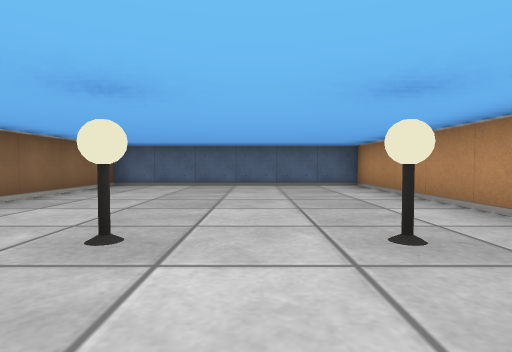
view 1 (above)

12 first-person views from a walk through a cub3D maze. The camera is about half as high as the walls, tilts 2° down and sees 80° across. The floor is counted in squares. Each view is taken from the middle of a square. On the plan, view 1 faces up. The plan holds only what a view shows up to about 9 squares ahead; the rest is blank.

view 2
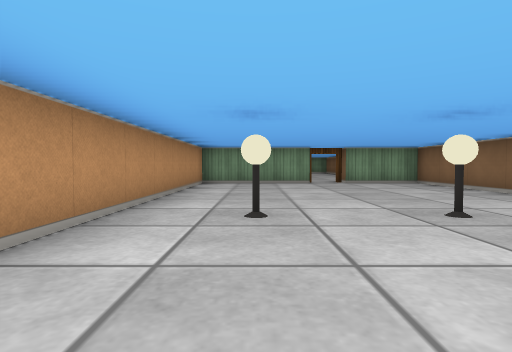

view 3
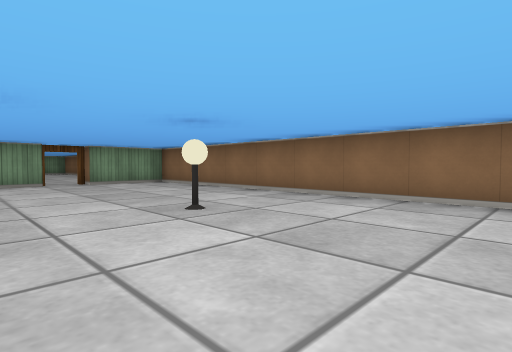

view 4
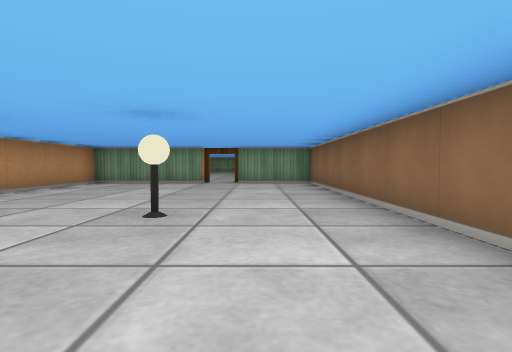

view 5
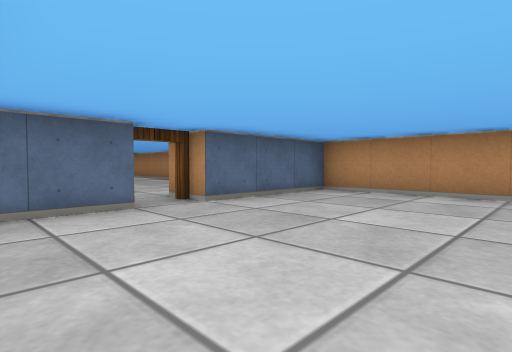

view 6
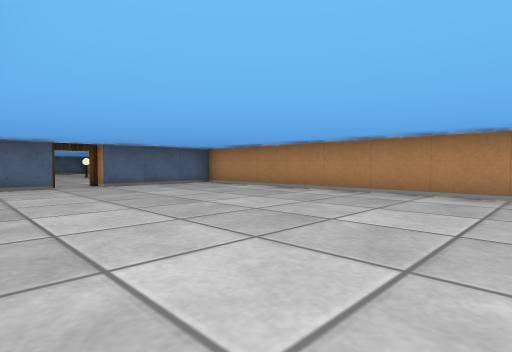

view 7
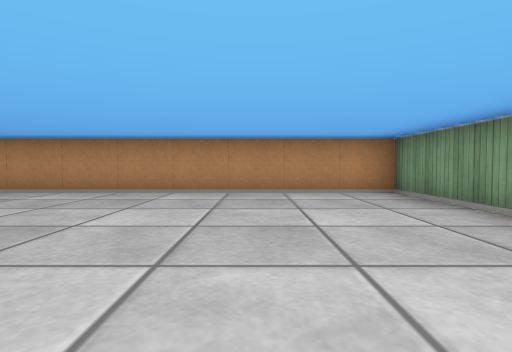

view 8
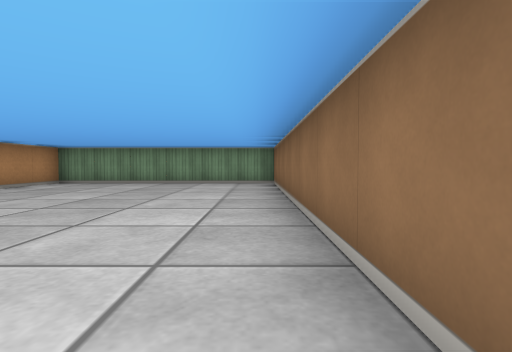

view 9
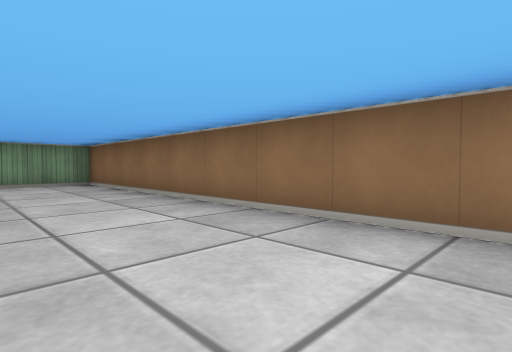

view 10
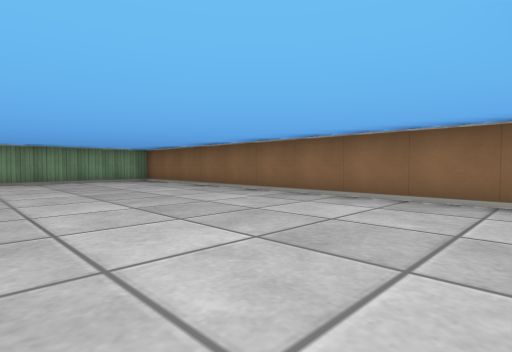

view 11
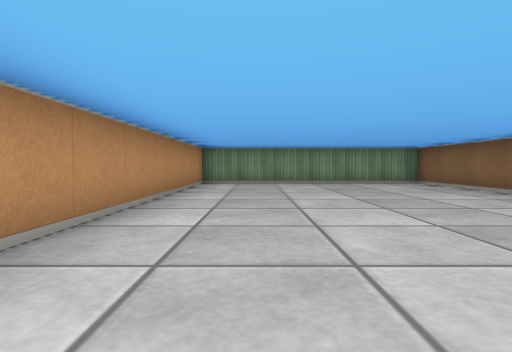

view 12
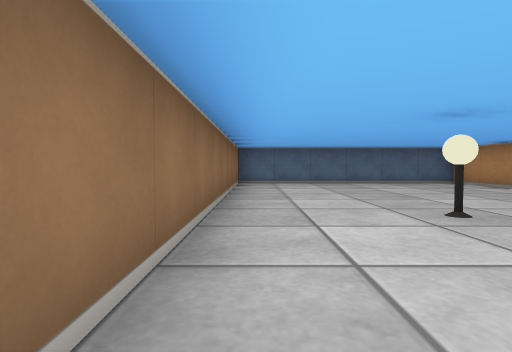

### Floor plan
Points are (right, up) in squares from view 1. A wall is a line through its corners. A room is listed if a view was taken in it or the views show most of it. See-through windows are left out.
Room 1 (views 1, 2, 3, 4, 12)
walls: (-0.5, -3.5) (2.5, -3.5) (2.5, 7.5) (-3.5, 7.5) (-3.5, -3.5) (-1.5, -3.5)
ways out: open door at (-1, -4) to room 2
objects: lamp (-1, 2); lamp (1, 2)
Room 2 (views 5, 6, 7, 8, 9, 10, 11)
walls: (-3.5, -5.4) (-3.5, -14.5) (2.5, -14.5) (2.5, -4.5) (-0.5, -4.5); (-1.4, -4.5) (-2.8, -4.5)
ways out: open door at (-1, -4) to room 1

Where each view was taken, in squares from view 1:
view 1: 0 up, 0 right, facing up
view 2: 5 up, 1 right, facing down
view 3: 5 up, 1 right, facing down-left
view 4: 5 up, 2 left, facing down
view 5: 8 down, 3 left, facing up-right
view 6: 12 down, 3 left, facing up-right
view 7: 12 down, 3 left, facing right
view 8: 6 down, 3 left, facing down
view 9: 6 down, 1 left, facing down-left
view 10: 5 down, 1 right, facing down-left
view 11: 6 down, 1 right, facing down
view 12: 1 down, 3 left, facing up
